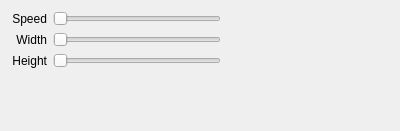
<?xml version="1.0" encoding="UTF-8"?>
<ui version="4.0">
 <class>Form</class>
 <widget class="QWidget" name="Form">
  <property name="geometry">
   <rect>
    <x>0</x>
    <y>0</y>
    <width>400</width>
    <height>131</height>
   </rect>
  </property>
  <property name="windowTitle">
   <string>Form</string>
  </property>
  <layout class="QVBoxLayout" name="verticalLayout_3">
   <item>
    <layout class="QHBoxLayout" name="horizontalLayout">
     <item>
      <layout class="QVBoxLayout" name="verticalLayout_2">
       <item>
        <widget class="QLabel" name="label">
         <property name="text">
          <string>Speed</string>
         </property>
         <property name="alignment">
          <set>Qt::AlignRight|Qt::AlignTrailing|Qt::AlignVCenter</set>
         </property>
        </widget>
       </item>
       <item>
        <widget class="QLabel" name="label_2">
         <property name="text">
          <string>Width</string>
         </property>
         <property name="alignment">
          <set>Qt::AlignRight|Qt::AlignTrailing|Qt::AlignVCenter</set>
         </property>
        </widget>
       </item>
       <item>
        <widget class="QLabel" name="label_3">
         <property name="text">
          <string>Height</string>
         </property>
         <property name="alignment">
          <set>Qt::AlignRight|Qt::AlignTrailing|Qt::AlignVCenter</set>
         </property>
        </widget>
       </item>
      </layout>
     </item>
     <item>
      <layout class="QVBoxLayout" name="verticalLayout">
       <item>
        <widget class="QSlider" name="slider_speed">
         <property name="orientation">
          <enum>Qt::Horizontal</enum>
         </property>
        </widget>
       </item>
       <item>
        <widget class="QSlider" name="slider_width">
         <property name="orientation">
          <enum>Qt::Horizontal</enum>
         </property>
        </widget>
       </item>
       <item>
        <widget class="QSlider" name="slider_height">
         <property name="orientation">
          <enum>Qt::Horizontal</enum>
         </property>
        </widget>
       </item>
      </layout>
     </item>
     <item>
      <spacer name="horizontalSpacer">
       <property name="orientation">
        <enum>Qt::Horizontal</enum>
       </property>
       <property name="sizeHint" stdset="0">
        <size>
         <width>40</width>
         <height>20</height>
        </size>
       </property>
      </spacer>
     </item>
    </layout>
   </item>
   <item>
    <spacer name="verticalSpacer">
     <property name="orientation">
      <enum>Qt::Vertical</enum>
     </property>
     <property name="sizeHint" stdset="0">
      <size>
       <width>20</width>
       <height>31</height>
      </size>
     </property>
    </spacer>
   </item>
  </layout>
 </widget>
 <resources/>
 <connections/>
</ui>
